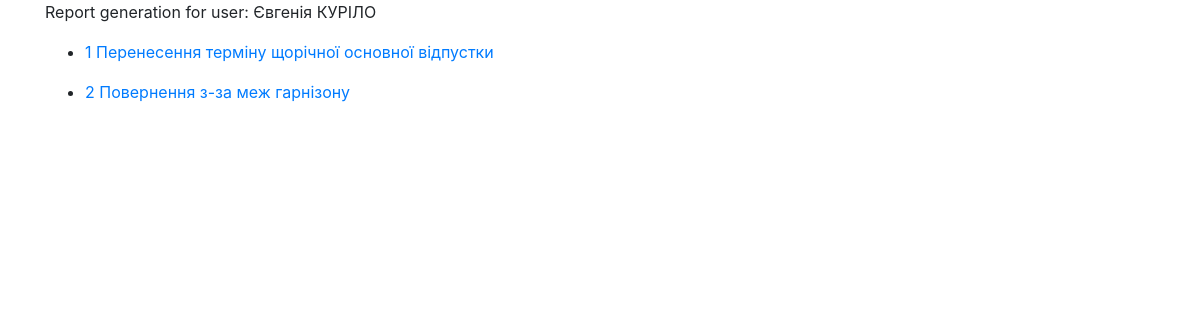
Page /reports_list/7/ on the committed database.
### reports/models.py (models this page shows, shortened)
class Report(models.Model):
    title = models.CharField(max_length=255, null=True)
    body_sample = models.TextField(blank=True, null=True)
    body = models.TextField(blank=True, null=True)

### reports/views.py (the view)
# urls.py: path('reports_list/<int:user_id>/', views.report_list_view, name='reports_list'),
def report_list_view(request, user_id):
    user = Serviceman.objects.filter(id=user_id).first().get_full_name()
    reports_list = Report.objects.all()
    context = {
        'user_id': user_id,
        'user': user,
        'reports_list': reports_list
    }
    return render(request, 'reports/reports_list.html', context)

### reports/models.py (called while the page is built)
    def get_full_name(self):
        return self.first_name + " " + self.last_name.upper()

### reports/templates/reports/reports_list.html
{% extends 'reports/base.html' %}
{% block content %}
    <p>Report generation for user: {{ user }}</p>
    {% for report in reports_list %}
        <ul>
            <li>
                <a href="{% url 'reports:report' user_id=user_id report_id=report.id %}">{{ report.id }} {{ report.title}}</a>
            </li>
        </ul>
    {% endfor %}
{% endblock %}

### rows in the picture
Report: id "1", title "Перенесення терміну щорічної основної відпустки"
Report: id "2", title "Повернення з-за меж гарнiзону"

### other values in the picture
{{ user }} "Євгенія КУРІЛО"
